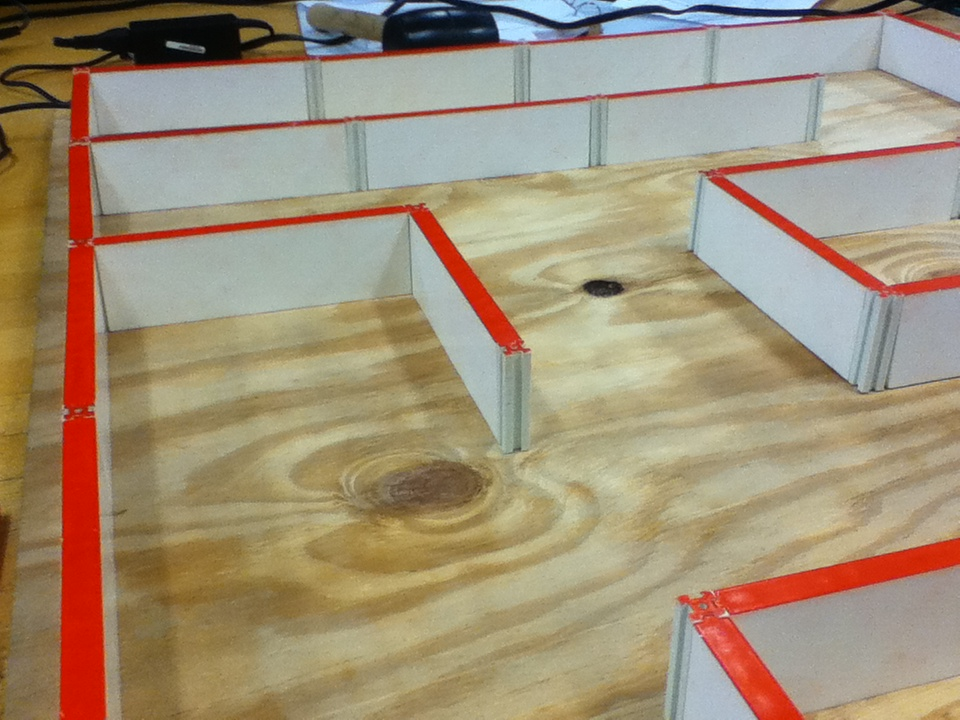
#> input picture data/m7/IMG_0290.JPG, 960 x 720 px
$ python color.py   (older library calls are emulated)
#> lines starting #> are read from the running program, lines starting #| are printed output that depends on the picture; after the words box and inside, x2 and y2 are one past the last pixel; in counts of white or black regions, pixels touching at a corner belong together
import cv2
import numpy as np

img = cv2.imread('../data/m7/IMG_0290.JPG',cv2.CV_LOAD_IMAGE_COLOR)
#> img is the input picture: shape (720, 960, 3); mean B, G, R 119.6, 144.7, 161

lower_red = np.array([0,0,0])
upper_red = np.array([10,255,255])

hsv = cv2.cvtColor(img, cv2.COLOR_BGR2HSV)
#> hsv: shape (720, 960, 3); mean H, S, V 40.4, 80.5, 165.9
mask = cv2.inRange(hsv, lower_red, upper_red)
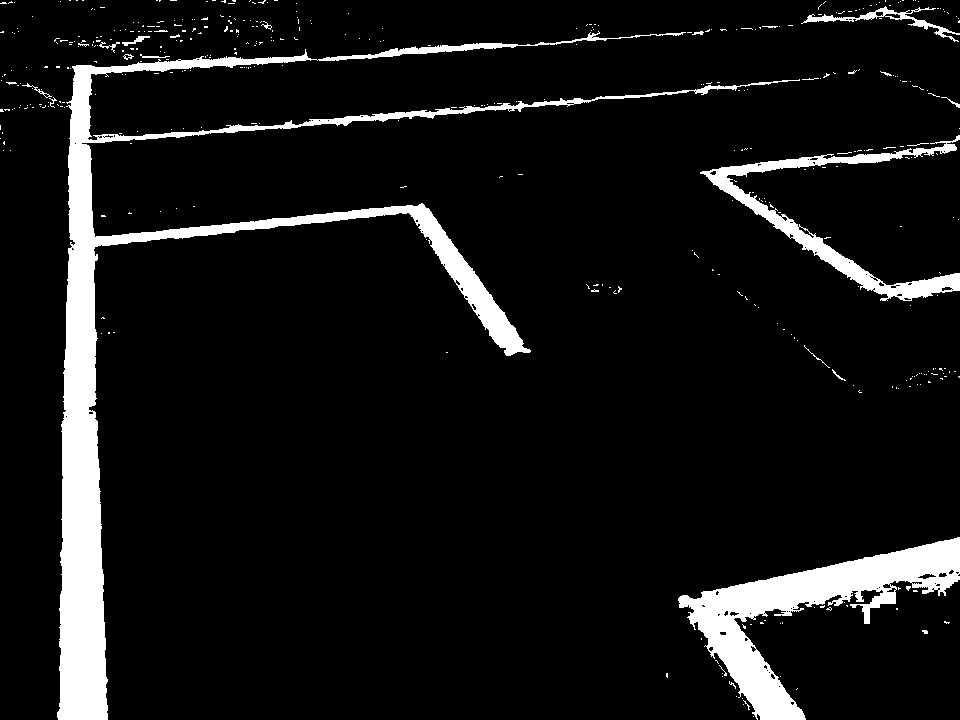
#> mask: shape (720, 960); 8.3% white; 425 white regions (404 under 20 px), largest, box (x1, y1, x2, y2) and area: (57, 31, 800, 720) 34098, (678, 537, 960, 720) 14643, (700, 135, 960, 301) 5887
res = cv2.bitwise_and(hsv, hsv, mask = mask)
#> res: shape (720, 960, 3); mean H, S, V 0.3, 16.3, 15.2

cop = res.copy()
for row in range(len(res)):
    for col in range(len(res[0])):
        if all([res[row][col][i] != 0 for i in [1,2]]):
            r = 5
            for i in range(-r,r):
                for j in range(-r,r):
                    if (0 <= row + i and row + i < len(res)
                    and 0 <= col + j and col + j < len(res[0])):
                        cop[row+i][col+j][0] = 0
                        cop[row+i][col+j][1] = 255
                        cop[row+i][col+j][2] = 255
#> cop: shape (720, 960, 3); mean H, S, V 0, 42.5, 42.5

rgb = cv2.cvtColor(cop, cv2.COLOR_HSV2BGR)
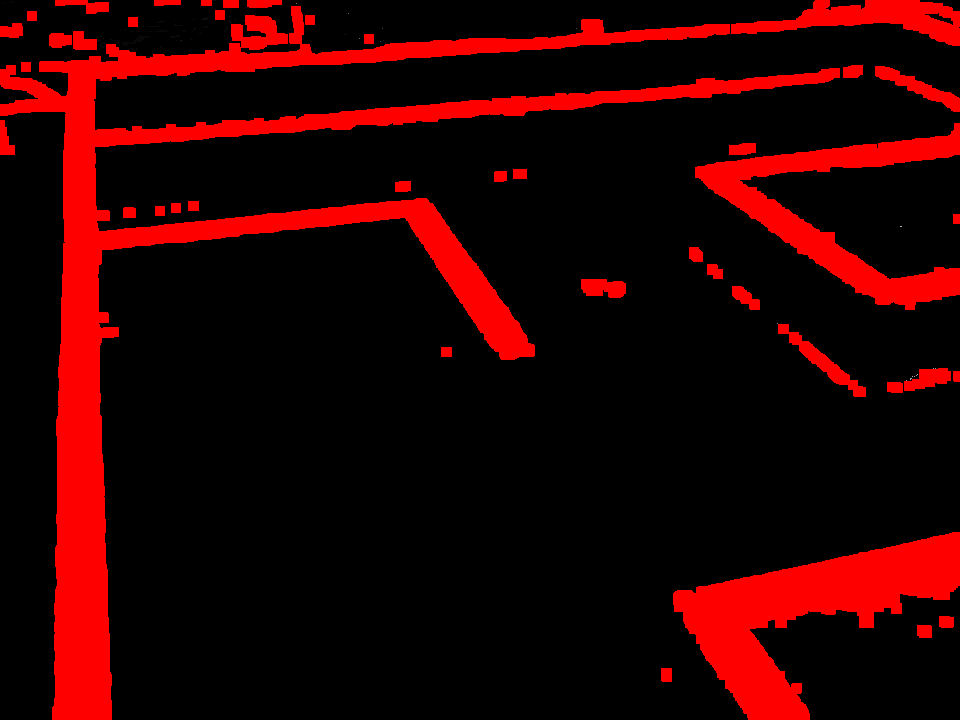
#> rgb: shape (720, 960, 3); mean B, G, R 0, 0, 42.5

size = 5
kernel = np.ones((size,size),np.float32)/size**2
blurred = cv2.filter2D(rgb,-1,kernel)
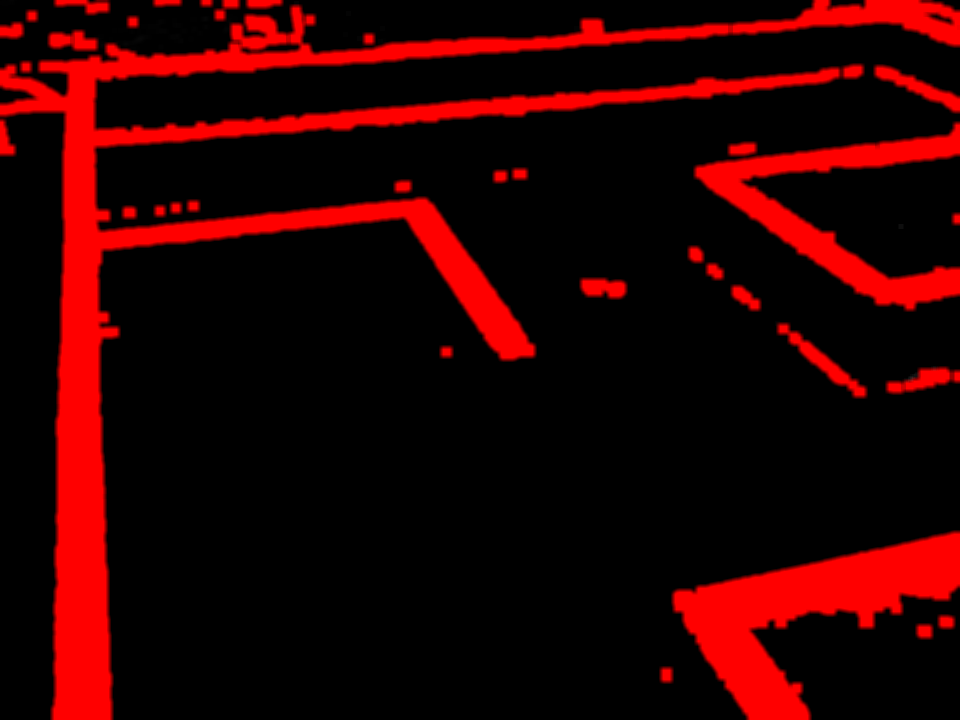
#> blurred: shape (720, 960, 3); mean B, G, R 0, 0, 42.5

cv2.imshow('frame',blurred)
#cv2.imshow('mask',mask)
#cv2.imshow('res',res)
cv2.waitKey()
